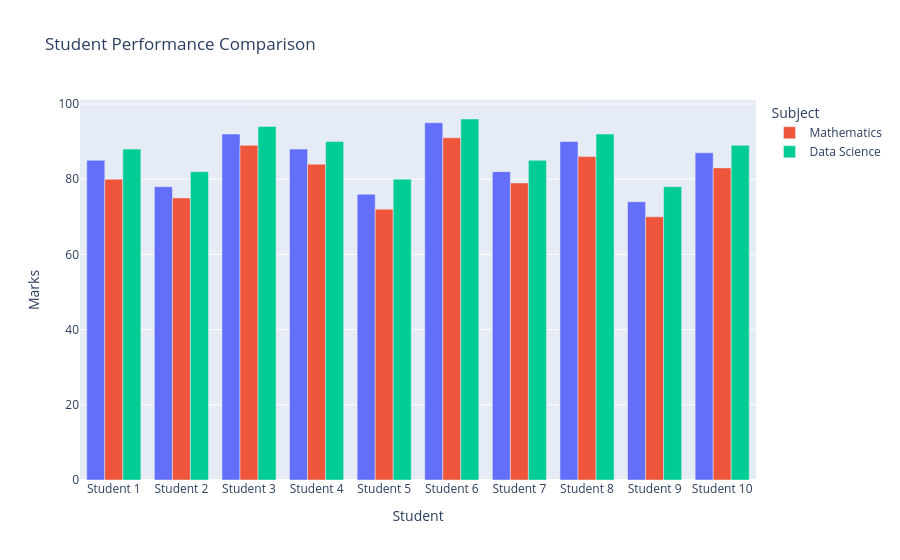

The cell this chart's notebook holds for it:
### Markdown cell above
## 8. Student Performance

Compare the marks of 10 students in Python, Mathematics, and Data Science.

### Code cell
students = ["Student 1", "Student 2", "Student 3", "Student 4", "Student 5", "Student 6", "Student 7", "Student 8", "Student 9", "Student 10"]
python_marks = [85, 78, 92, 88, 76, 95, 82, 90, 74, 87]
math_marks = [80, 75, 89, 84, 72, 91, 79, 86, 70, 83]
data_science_marks = [88, 82, 94, 90, 80, 96, 85, 92, 78, 89]

fig = px.bar(x=students, y=python_marks, title="Student Performance Comparison", labels={"x": "Student", "y": "Marks"})
fig.add_bar(x=students, y=math_marks, name="Mathematics")
fig.add_bar(x=students, y=data_science_marks, name="Data Science")
fig.update_layout(barmode="group", legend_title="Subject")
fig.show()

### Figure 1 — Plotly figure (JSON) as saved in the notebook; plotly's stock layout.template omitted (floating-point values rounded to 4 significant figures)
{"data": [{"hovertemplate": "Student=%{x}<br>Marks=%{y}<extra></extra>", "legendgroup": "", "marker": {"color": "#636efa", "pattern": {"shape": ""}}, "name": "", "orientation": "v", "showlegend": false, "textposition": "auto", "type": "bar", "x": ["Student 1", "Student 2", "Student 3", "Student 4", "Student 5", "Student 6", "Student 7", "Student 8", "Student 9", "Student 10"], "xaxis": "x", "y": [85, 78, 92, 88, 76, 95, 82, 90, 74, 87], "yaxis": "y"}, {"name": "Mathematics", "type": "bar", "x": ["Student 1", "Student 2", "Student 3", "Student 4", "Student 5", "Student 6", "Student 7", "Student 8", "Student 9", "Student 10"], "y": [80, 75, 89, 84, 72, 91, 79, 86, 70, 83]}, {"name": "Data Science", "type": "bar", "x": ["Student 1", "Student 2", "Student 3", "Student 4", "Student 5", "Student 6", "Student 7", "Student 8", "Student 9", "Student 10"], "y": [88, 82, 94, 90, 80, 96, 85, 92, 78, 89]}], "layout": {"barmode": "group", "legend": {"title": {"text": "Subject"}, "tracegroupgap": 0}, "title": {"text": "Student Performance Comparison"}, "xaxis": {"anchor": "y", "domain": [0, 1], "title": {"text": "Student"}}, "yaxis": {"anchor": "x", "domain": [0, 1], "title": {"text": "Marks"}}}}
